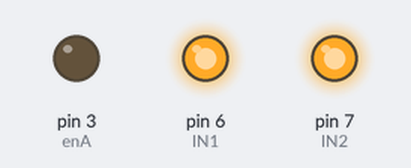
Simulated run of this sketch. Board: Arduino Uno, built with avr-gcc and run on an emulated ATmega328P. Shown: output pins drawn as LEDs (lit = HIGH).

Above: at 0.1 s.
Timing chart, 0 to 1.6 s (numbered marks = the images above):
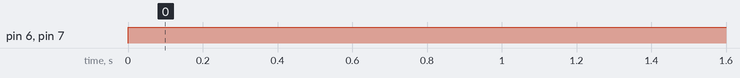

The sketch:

codiosimple.ino
```cpp
int IN1 = 6;
int IN2 = 7;
int enA = 3;
//int IN3 = 11;
//int IN4 = 10;


void setup() {


 pinMode (IN1, OUTPUT);
 pinMode (IN2, OUTPUT);
 pinMode (enA, OUTPUT);
 //pinMode (IN4, OUTPUT);

}

void loop() {
  digitalWrite (IN1, HIGH);
  digitalWrite (IN2, HIGH);
  //digitalWrite (IN3, HIGH);
  //digitalWrite (IN4, HIGH);
  //delay(2000);
  //digitalWrite (IN1, LOW);
  //digitalWrite (IN2, LOW);
  //delay(2000);
  //digitalWrite (IN3, HIGH);
  //digitalWrite (IN4, HIGH);


}
```

Measured:
- by itself, pin 6 (IN1), pin 7 (IN2): LOW → HIGH at 0.00 s
